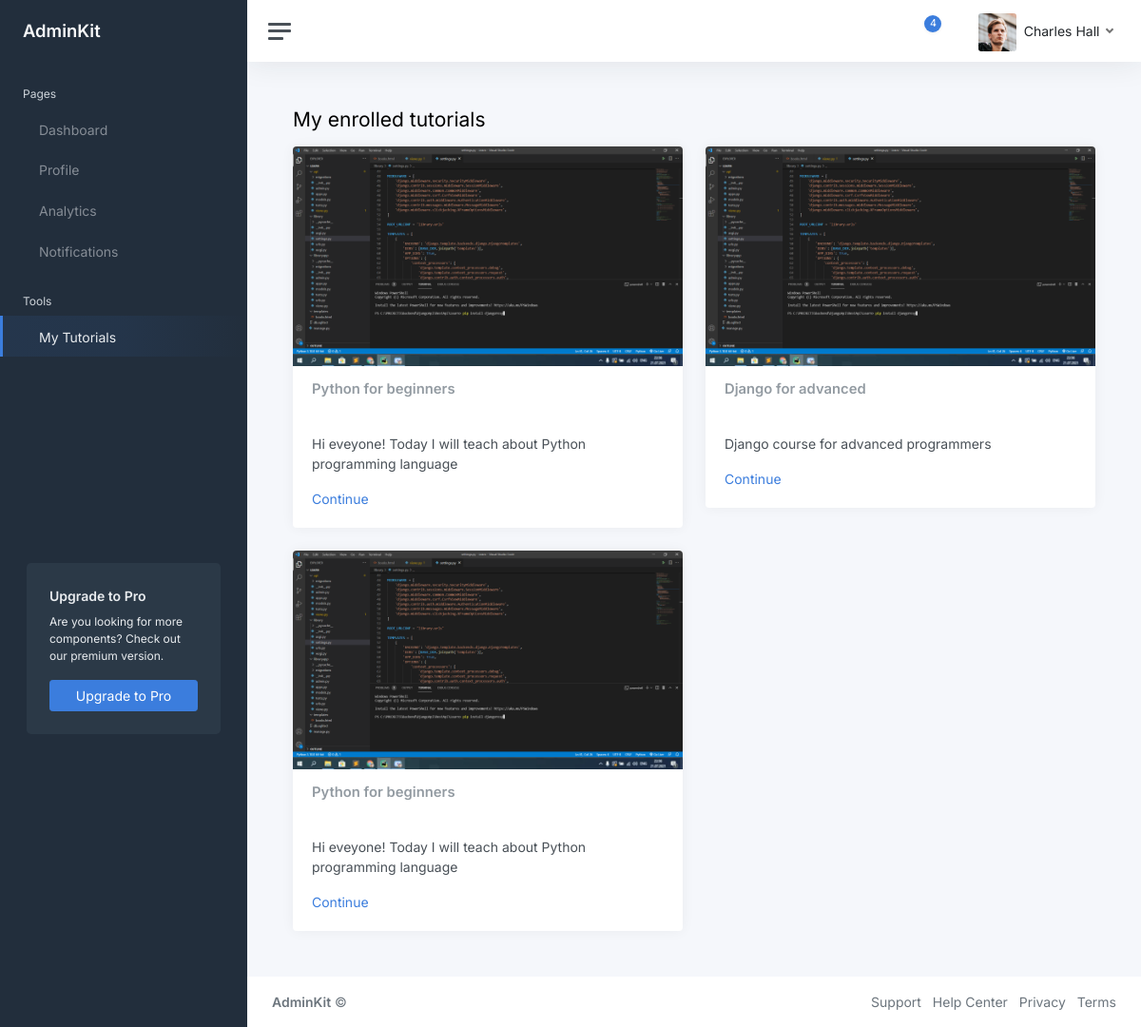
Before: /tutorials/ (signed in) with the older database file.
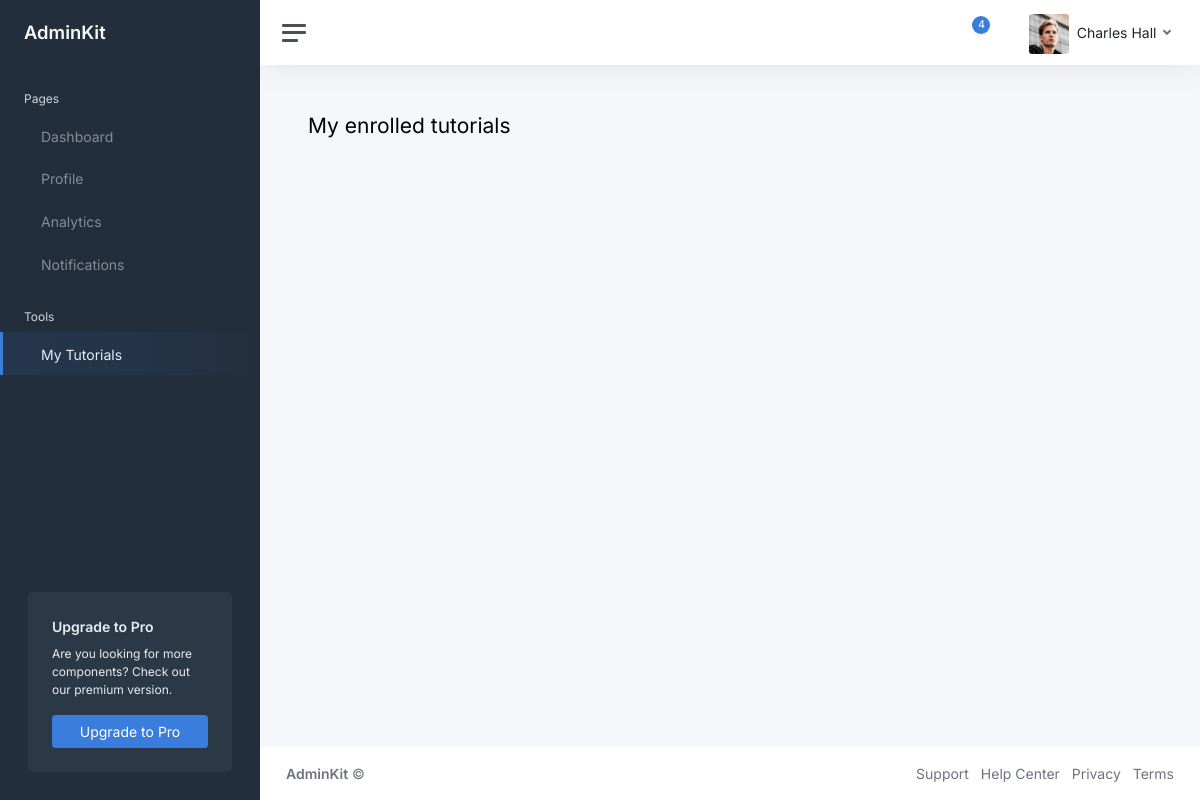
After: the same page with the newer database file.
### base/models.py (models this page shows, shortened)
class EnrolledTutorial(models.Model):
    user = models.ForeignKey(MainUser, on_delete=models.CASCADE)
    tutorial = models.ForeignKey(Tutorial, on_delete=models.CASCADE)
    class Meta:
        verbose_name = "Enrolled Tutorial"
        verbose_name_plural = "Enrolled Tutorials"

class Tutorial(models.Model):
    user = models.ForeignKey(MainUser, on_delete=models.SET_NULL, null=True)
    tutorial_name = models.CharField(max_length=150)
    tutorial_description = models.TextField(max_length=200)
    tutorial_photo = models.ImageField(upload_to='tutorial-photos')
    tutorial_views = models.PositiveIntegerField(default=0)
    class Meta:
        verbose_name = 'Tutorial'
        verbose_name_plural = 'More Tutorials'

### base/views.py (the view)
# urls.py: path('tutorials/',EnrolledTutorialView.as_view(), name='tutorial'),
class EnrolledTutorialView(View):
    def get(self, request):
        mainuser = MainUser.objects.get(user=request.user)
        enrolled = EnrolledTutorial.objects.filter(user=mainuser)
        return render(request, 'ui-cards.html',{'mainuser':mainuser,'enrolled':enrolled})

### templates/ui-cards.html (shortened to what the changed rows need)
{% load static %}
<!DOCTYPE html>
<html lang="en">
<head>
	<link href="{% static 'css/app.css' %}" rel="stylesheet">
</head>
<body>
	<div class="wrapper">
		<div class="main">
			<main class="content">
				<div class="container-fluid p-0">
					<div class="mb-3">
						<h1 class="h3 d-inline align-middle">My enrolled tutorials</h1>
					</div>
					<div class="row">
						{% for enroll in enrolled %}
							<div class="col-12 col-md-6">
								<div class="card">
									<img class="card-img-top" src="{{ enroll.tutorial.tutorial_photo.url }}" alt="Unsplash">
									<div class="card-header">
										<h5 class="card-title mb-0">{{ enroll.tutorial.tutorial_name }}</h5>
									</div>
									<div class="card-body">
										<p class="card-text">{{ enroll.tutorial.tutorial_description }}</p>
										<a href="#" class="card-link">Continue</a>
									</div>
								</div>
							</div>
						{% endfor %}
					</div>
				</div>
			</main>
		</div>
	</div>
</body>
</html>

Changed rows visible on the page:
removed EnrolledTutorial: tutorial.tutorial_photo (picture), tutorial.tutorial_name "Python for beginners", tutorial.tutorial_description "Hi eveyone! Today I will teach about Python programming language"
removed EnrolledTutorial: tutorial.tutorial_photo (picture), tutorial.tutorial_name "Django for advanced", tutorial.tutorial_description "Django course for advanced programmers"
removed EnrolledTutorial: tutorial.tutorial_photo (picture), tutorial.tutorial_name "Python for beginners", tutorial.tutorial_description "Hi eveyone! Today I will teach about Python programming language"
